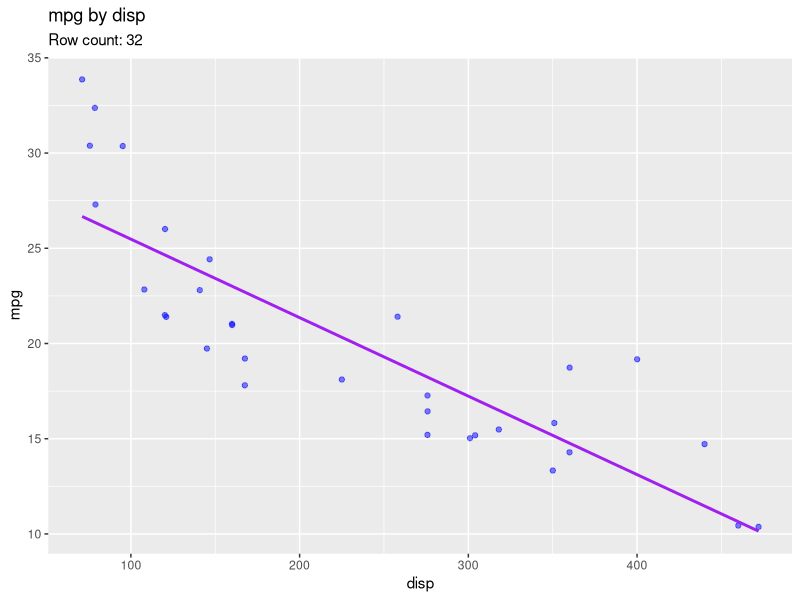
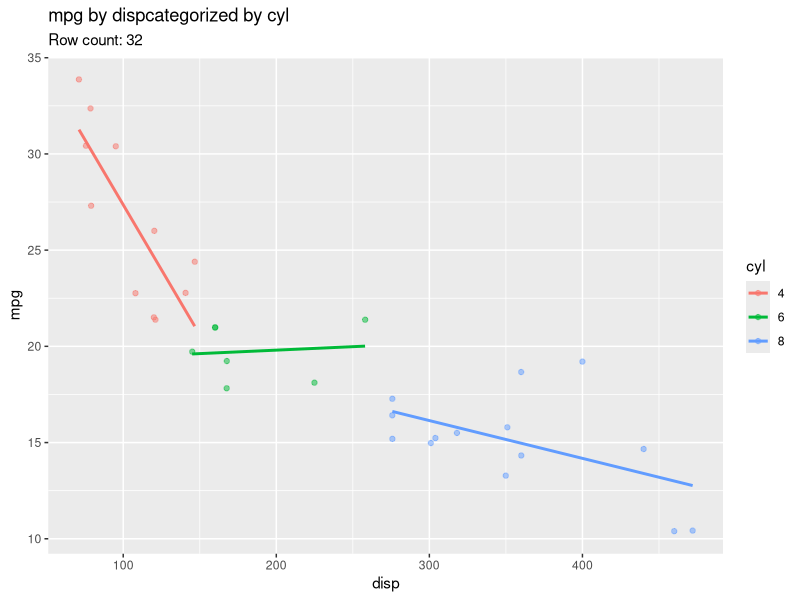
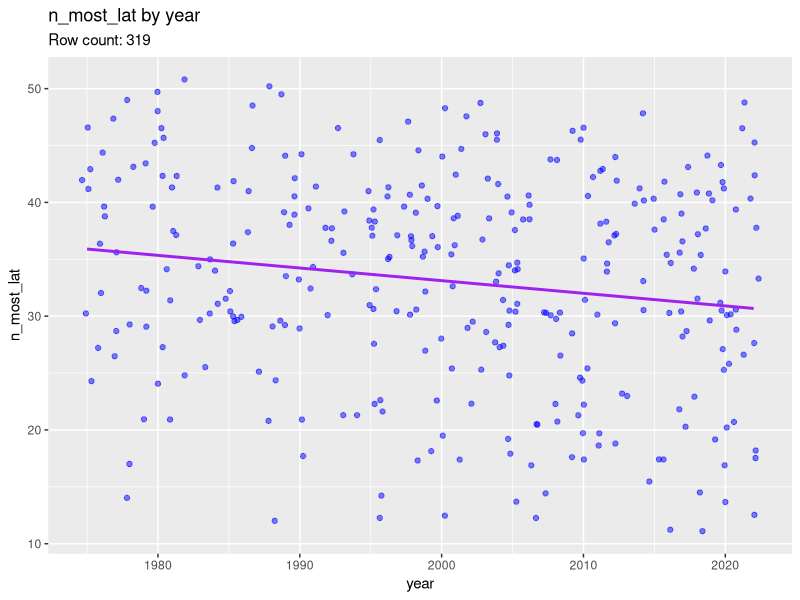
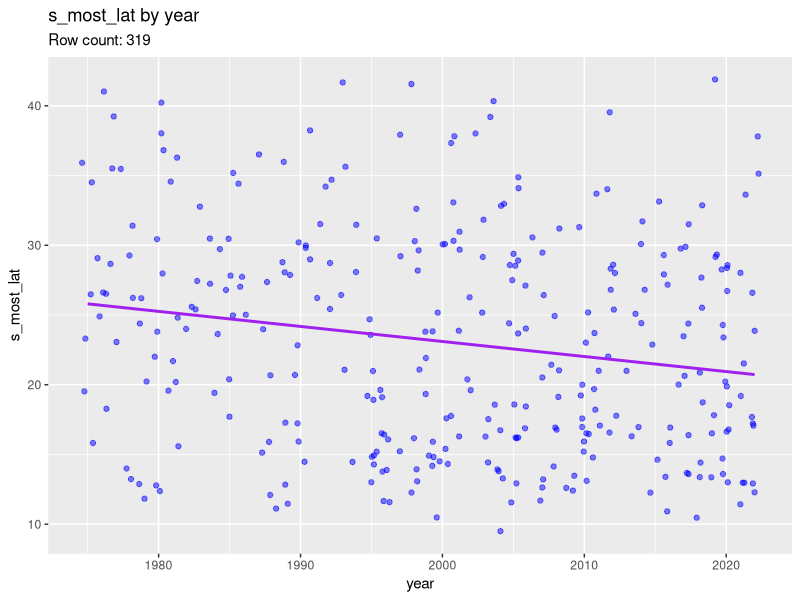
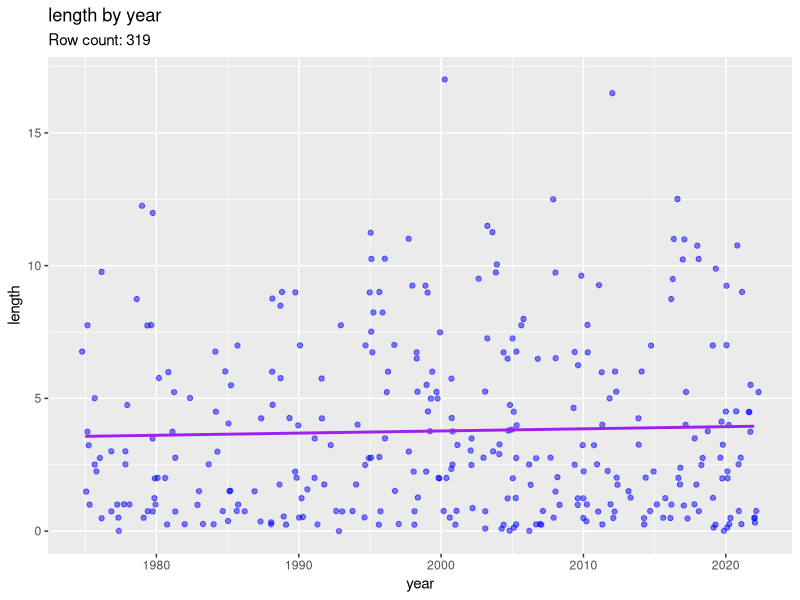
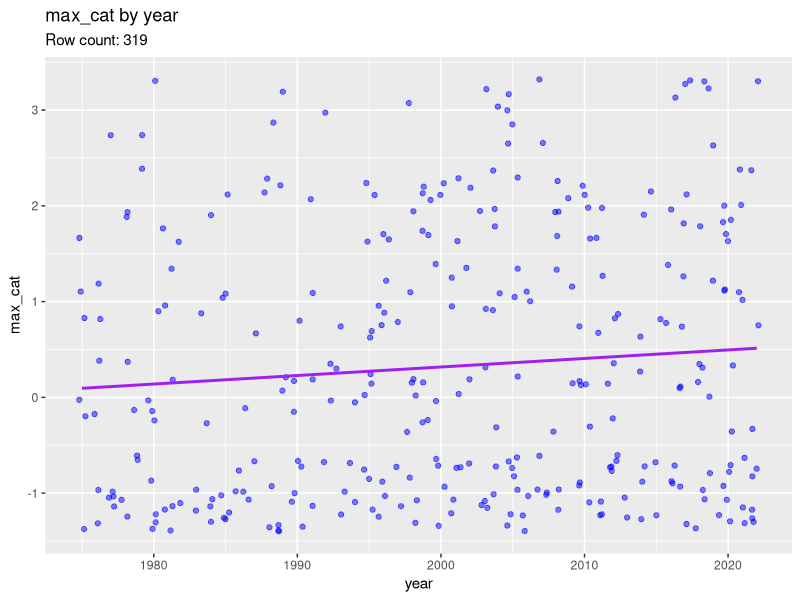
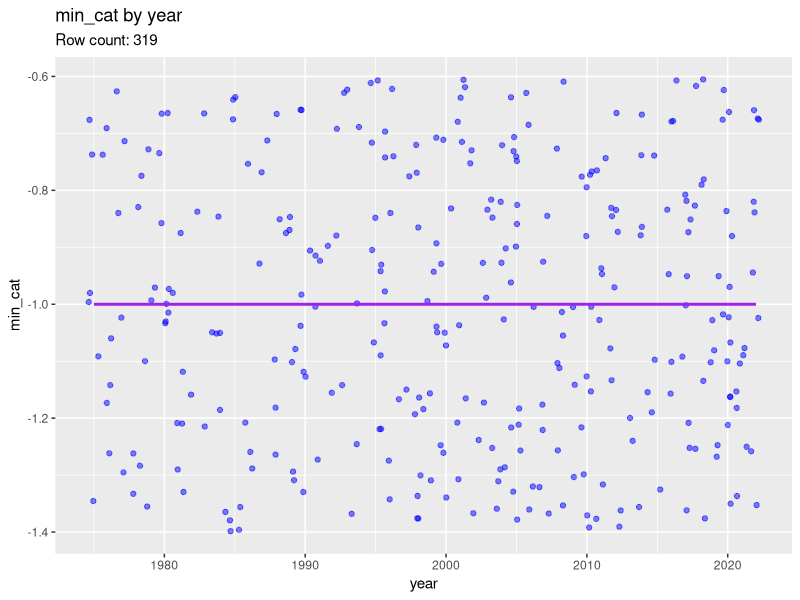
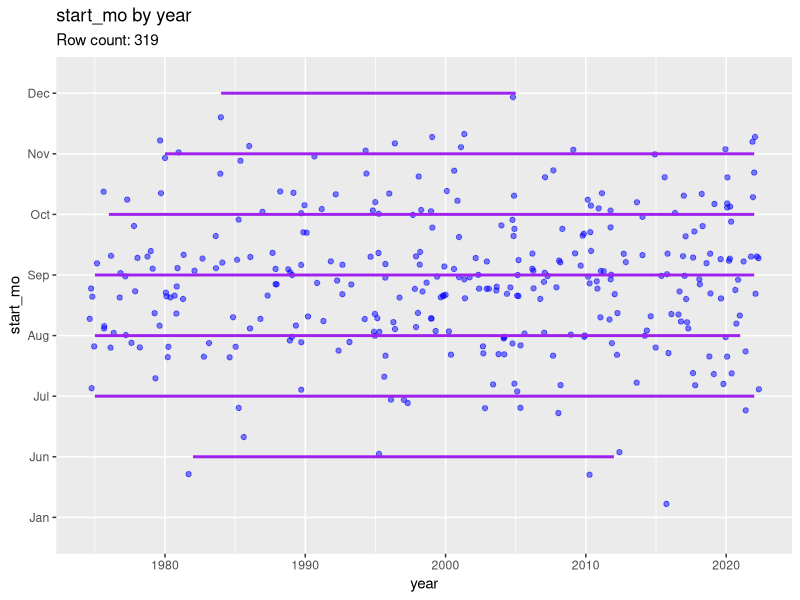

R code for these plots, in order:
# Data Analysis Essentials
# Lesson 5 - Creation Functions for Exploratory Data Analysis
# Date: 12/08/2019

# Load Packages ----------------------------------------------------------------
library(stringr) # stringr
library(tidyverse) # tidyverse

# Write functions to create and save consistent plots --------------------------

# plot_save: function to name and save plots
plot_save <- function(filename) {
  filename %>% ggsave()
}

# gg_explore: create consistant scatterplots with variables mapped to the x and 
# y axes


# Define input variables and default parameters 
gg_explore <- function(data, x_col, y_col,
                       param_title = str_c(y_col, " by ", x_col),
                       param_subtitle = str_c("Row count: ", data %>% nrow()),
                       param_alpha = 0.5,
                       param_method = "lm",
                       param_se = FALSE,
                       param_line_color = "purple",
                       param_dot_color = "blue") {
  
  # Generate an exploratory plot and save it to the environment as "plt"
  plt <- data %>%
    ggplot(mapping = aes_string(x = x_col, y = y_col)) +
    geom_jitter(alpha = param_alpha, color = param_dot_color) + 
    geom_smooth(method = param_method, se = param_se, color = param_line_color) +
    ggtitle(param_title, subtitle = param_subtitle) 
  
  # Display the Plot
  plt %>% print()
  
  # save plot to file
  str_c(x_col, "vs", y_col, ".png") %>% plot_save()
}


# gg_explore_color: create consistant scatterplots with variables mapped to the
# x and y axes and to color

# Define input variables and default parameters 
gg_explore_color <- function(data, x_col, y_col, z_col,
                       param_title = str_c(y_col, " by ", x_col, 
                                           "categorized by ", z_col),
                       param_subtitle = str_c("Row count: ", data %>% nrow()),
                       param_alpha = 0.5,
                       param_method = "lm",
                       param_se = FALSE) {
  
  # Generate an exploratory plot and save it to the environment as "plt"
  plt <- data %>%
    ggplot(mapping = aes_string(x = x_col, y = y_col, color = z_col)) +
    geom_jitter(alpha = param_alpha) + 
    geom_smooth(method = param_method, se = param_se) +
    ggtitle(param_title, subtitle = param_subtitle) 
  
  # Display the Plot
  plt %>% print()
  
  # save plot to file
  str_c(x_col, "vs", y_col, "cat_by ", z_col, ".png") %>% plot_save()
}
  

# Test the functions using the mtcars dataset ----------------------------------

df_mtcars <- mtcars %>%
  mutate(cyl = as.factor(cyl),
         gear = as.factor(gear))

gg_explore(df_mtcars, "disp", "mpg")
gg_explore_color(df_mtcars, "disp", "mpg", "cyl")


# Explore the Data -------------------------------------------------------------

# glimpse()
storms %>% glimpse()
?storms

# head() & tail()
head(storms, 10)
tail(storms, 10)

# Display help on dataset
?storms


# Process the data -------------------------------------------------------------

# Save the dataframe as df_storms, removing columns that will not be used,
# coercing data types.  Filter to include only hurricanes

df_hurricane <- storms %>%
  select(-(12:13)) %>%
  filter(status == "hurricane") %>%
  mutate(year = as.integer(year),
         month = as.integer(month),
         hour = as.integer(hour))

# collapse the date & time variables into a single column
df_hurricane <- df_hurricane %>% 
  mutate(obs_date = str_c(month, "-", day, "-", year),
         # workaround: convert the hour variable to string type and join to 
         # ":00" so that lubridate will recognize as a time
         obs_time = str_c(as.character(hour), ":00"),
         obs_datetime = lubridate::mdy_hm(str_c(obs_date, "-", obs_time)),
         # convert max_cat into an integer variable, subtracting 2
         # so that the integer value matches the official category rather than
         # its ordinal position
         category = as.integer(category),
         category = category - 2) %>%
  select(name, obs_datetime, year, month, lat, long, category)


# group_by and summarize -------------------------------------------------------

# group by year and name, creating a single observation for each hurricane
# Note: Storms that occured over Dec 31/Jan 1 will have two observations,
# one in each year

df_hurricane_summary <- df_hurricane %>%
  group_by(year, name) %>%
  summarize(start = min(obs_datetime), end = max(obs_datetime),
            n_most_lat = max(lat), s_most_lat = min(lat), 
            max_cat = max(category),
            min_cat = min(category)) %>%
  mutate(length = (end - start)/lubridate::ddays(1),
         start_mo = lubridate::month(start, label = TRUE),
         end_mo = lubridate::month(end, label = TRUE))
         
# explore the summary table for df_hurricane_summary
df_hurricane_summary %>% 
  arrange(max_cat) %>%
  glimpse() %>%
  head(10)

df_hurricane_summary %>% 
  arrange(max_cat) %>%
  tail(10)

df_hurricane_summary %>% 
  arrange(min_cat) %>%
  glimpse() %>%
  head(10)

# Use walk() to iterate over the summary dataset and create visualizations------

# define x and y axis columns 

x_col <- "year"

y_cols <- c("n_most_lat", "s_most_lat", "length", "max_cat", "min_cat", 
            "start_mo", "end_mo")


# Create a functional call to iterate over the objects, calling gg_explore with 
# df_hurricane_summary 
y_cols %>% walk(gg_explore, data = df_hurricane_summary, x_col = x_col)


# Chart 1 - Length (in days) of Hurricanes, by Year ----------------------------

df_hurricane_summary %>% gg_explore("year", "length")

# This linear model shows the mean length (in days) of hurricanes increasing 
# over time. This observation is limited to the length of time that a given 
# weather event is classified as a hurricane - it does not account for the 
# length of time that the same weather event is observable as a tropical 
# depression or tropical storm.


# Chart 2 - Highest Category Reached of Hurricanes, by Year --------------------

df_hurricane_summary %>% ggplot(mapping = aes(x = year, y = max_cat)) +
  geom_jitter(alpha = 0.5, color = "blue") + 
  geom_smooth(method = "lm", se = FALSE, color = "purple") +
  labs(title = "Hurricanes: Highest Category Reached, by Year of Occurance",
       subtitle = "1975 - 2015")

# This scatterplot shows the higest category at which each hurricane was 
# observed. Note that I converted "category" from an ordinal to an integer 
# variable for the purpose of this analysis. Specifically, the linear model 
# shows that the highest cateogry reached increases over time.

